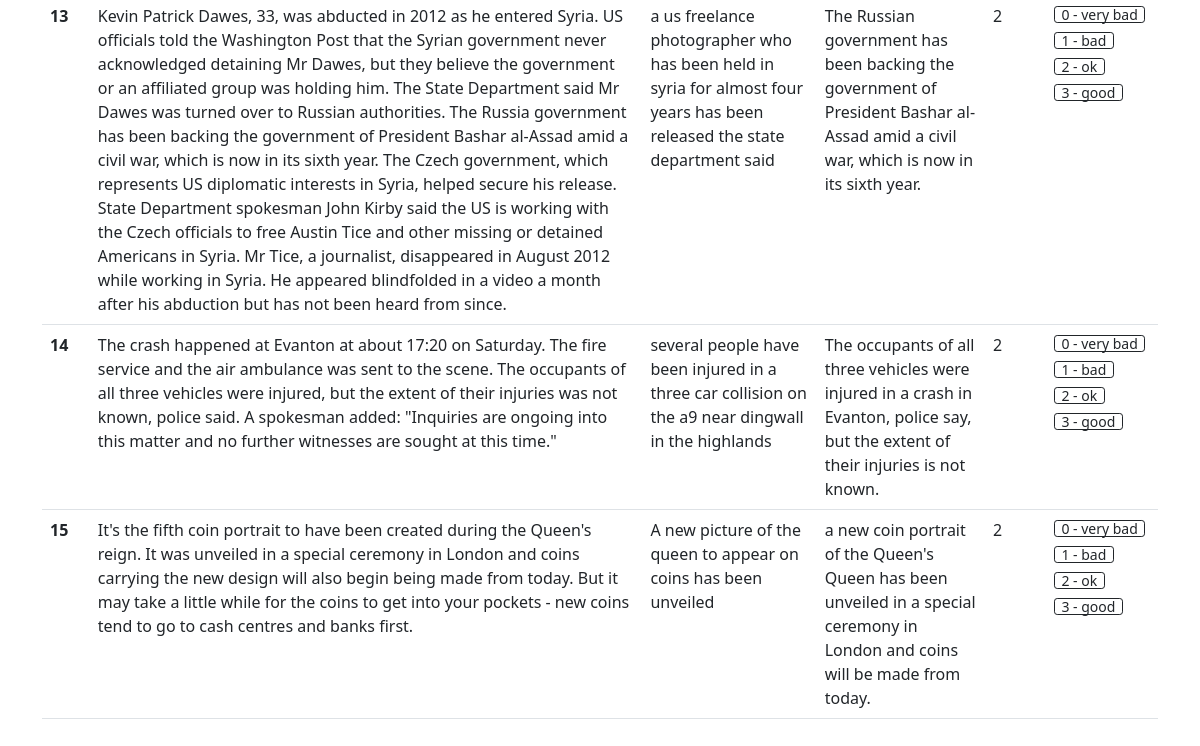
/evaluate (signed in, lower part), run on an earlier commit of the app's database.
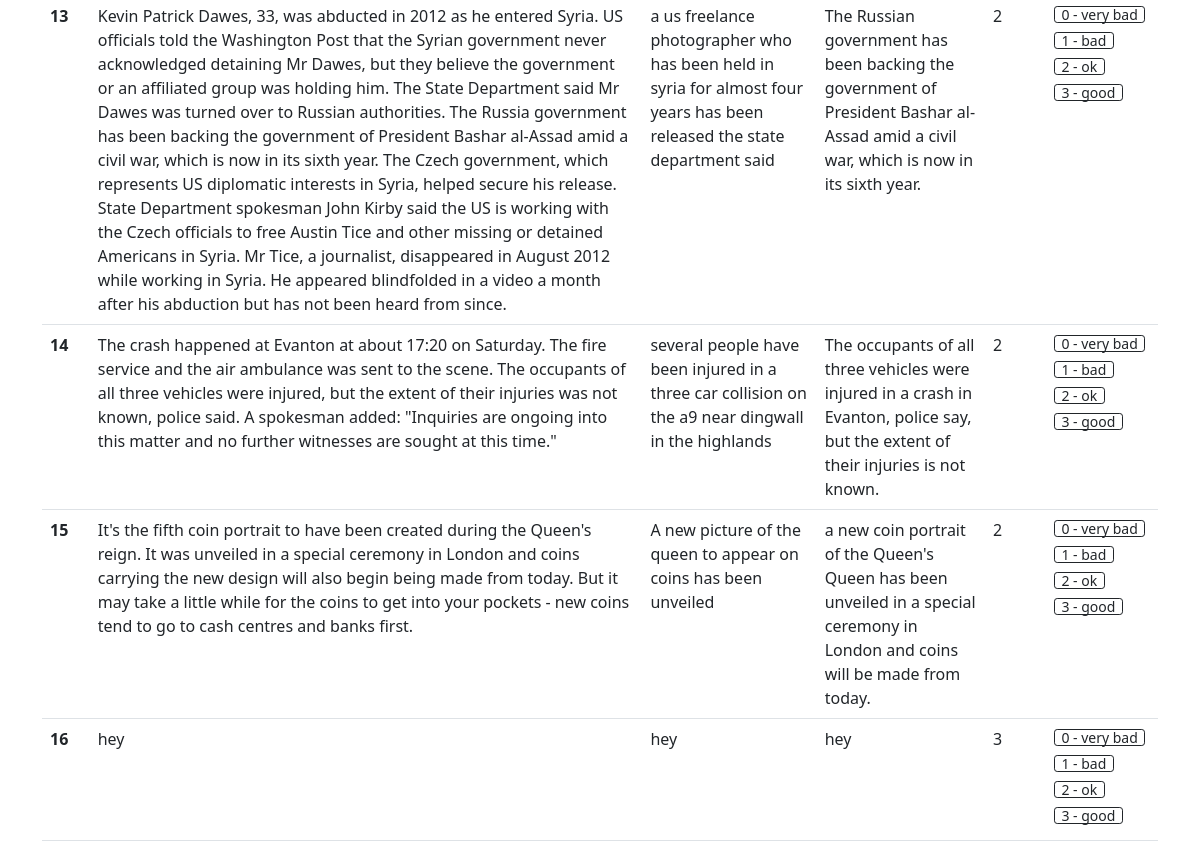
And on a later commit of the database.
### app.py (models this page shows, shortened)
class TextSum(db.Model):
    sno = db.Column(db.Integer, primary_key=True)
    text = db.Column(db.String(10000), nullable=False)
    predicted_summary = db.Column(db.String(1000), nullable=False)
    actual_summary = db.Column(db.String(1000), nullable=False)
    cos_sim_score = db.Column(db.Float, nullable=True)
    human_score = db.Column(db.Float, nullable=True)
    date_created = db.Column(db.DateTime, default=datetime.utcnow)

### app.py (the view)
@app.route('/evaluate', methods=['GET', 'POST'])
@login_required
def evaluate():
    allTextSum = TextSum.query.all()
    return render_template('evaluate.html', allTextSum=allTextSum)

### app.py (called while the page is built)
@login_manager.user_loader
def load_user(user_id):
    return User.get(user_id)

    def get(id):
        return User.query.filter_by(id=id).first()

### templates/evaluate.html (shortened to what this page needs)
<!DOCTYPE html>
<html lang="en">
<head>
</head>
<body>
{% extends 'base2.html' %}
{% block body %}
    <div class="container">
        {% if allTextSum|length == 0%}
            <div class="alert alert-dark" role="alert">
                No record
            </div>
        {% else %}
            <table class="table">
                <tbody>
                    {% for textsum in allTextSum %}
                        <tr>
                            <th scope="row">{{loop.index}}</th>
                            <td>{{textsum.text}}</td>
                            <td>{{textsum.actual_summary}}</td>
                            <td>{{textsum.predicted_summary}}</td>
                            <td>{{textsum.human_score}}</td>
                            <td style="width: 7rem">
                                <a type="button" class="btn btn-outline-dark btn-xs mb-2" href="/evaluate/update_score/{{textsum.sno}}/0">0 - very bad</a>
                                <a type="button" class="btn btn-outline-dark btn-xs mb-2" href="/evaluate/update_score/{{textsum.sno}}/1">1 - bad</a> <br>
                                <a type="button" class="btn btn-outline-dark btn-xs mb-2" href="/evaluate/update_score/{{textsum.sno}}/2">2 - ok</a> <br>
                                <a type="button" class="btn btn-outline-dark btn-xs mb-2" href="/evaluate/update_score/{{textsum.sno}}/3">3 - good</a> <br>
                            </td>
                        </tr>
                    {% endfor %}
                </tbody>
            </table>
        {% endif %}
    </div>
{% endblock body %}

What changed in the data, as far as the page shows it:
added TextSum: text "hey", actual_summary "hey", predicted_summary "hey", human_score "3"
